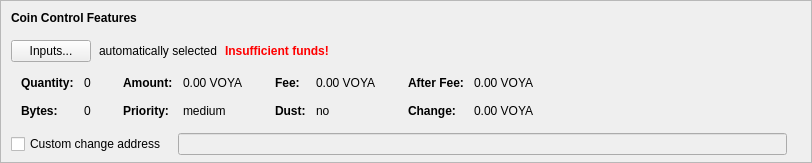
    <widget class="QFrame" name="frameCoinControl">
     <property name="sizePolicy">
      <sizepolicy hsizetype="Expanding" vsizetype="Expanding">
       <horstretch>0</horstretch>
       <verstretch>0</verstretch>
      </sizepolicy>
     </property>
     <property name="maximumSize">
      <size>
       <width>16777215</width>
       <height>16777215</height>
      </size>
     </property>
     <property name="frameShape">
      <enum>QFrame::StyledPanel</enum>
     </property>
     <property name="frameShadow">
      <enum>QFrame::Sunken</enum>
     </property>
     <layout class="QVBoxLayout" name="verticalLayoutCoinControl2">
      <property name="spacing">
       <number>0</number>
      </property>
      <property name="leftMargin">
       <number>0</number>
      </property>
      <property name="topMargin">
       <number>0</number>
      </property>
      <property name="rightMargin">
       <number>0</number>
      </property>
      <property name="bottomMargin">
       <number>6</number>
      </property>
      <item>
       <layout class="QVBoxLayout" name="verticalLayoutCoinControl" stretch="0,0,0,0,1">
        <property name="spacing">
         <number>0</number>
        </property>
        <property name="leftMargin">
         <number>10</number>
        </property>
        <property name="topMargin">
         <number>10</number>
        </property>
        <item>
         <layout class="QHBoxLayout" name="horizontalLayoutCoinControl1">
          <property name="bottomMargin">
           <number>15</number>
          </property>
          <item>
           <widget class="QLabel" name="labelCoinControlFeatures">
            <property name="sizePolicy">
             <sizepolicy hsizetype="Preferred" vsizetype="Maximum">
              <horstretch>0</horstretch>
              <verstretch>0</verstretch>
             </sizepolicy>
            </property>
            <property name="font">
             <font>
              <weight>75</weight>
              <bold>true</bold>
             </font>
            </property>
            <property name="styleSheet">
             <string notr="true">font-weight:bold;</string>
            </property>
            <property name="text">
             <string>Coin Control Features</string>
            </property>
           </widget>
          </item>
         </layout>
        </item>
        <item>
         <layout class="QHBoxLayout" name="horizontalLayoutCoinControl2" stretch="0,0,0,0">
          <property name="spacing">
           <number>8</number>
          </property>
          <property name="bottomMargin">
           <number>10</number>
          </property>
          <item>
           <widget class="QPushButton" name="pushButtonCoinControl">
            <property name="styleSheet">
             <string notr="true"/>
            </property>
            <property name="text">
             <string>Inputs...</string>
            </property>
            <property name="autoDefault">
             <bool>false</bool>
            </property>
           </widget>
          </item>
          <item>
           <widget class="QLabel" name="labelCoinControlAutomaticallySelected">
            <property name="text">
             <string>automatically selected</string>
            </property>
            <property name="margin">
             <number>5</number>
            </property>
           </widget>
          </item>
          <item>
           <widget class="QLabel" name="labelCoinControlInsuffFunds">
            <property name="font">
             <font>
              <weight>75</weight>
              <bold>true</bold>
             </font>
            </property>
            <property name="styleSheet">
             <string notr="true">color:red;font-weight:bold;</string>
            </property>
            <property name="text">
             <string>Insufficient funds!</string>
            </property>
            <property name="margin">
             <number>5</number>
            </property>
           </widget>
          </item>
          <item>
           <spacer name="horizontalSpacerCoinControl">
            <property name="orientation">
             <enum>Qt::Horizontal</enum>
            </property>
            <property name="sizeHint" stdset="0">
             <size>
              <width>40</width>
              <height>1</height>
             </size>
            </property>
           </spacer>
          </item>
         </layout>
        </item>
        <item>
         <widget class="QWidget" name="widgetCoinControl" native="true">
          <property name="sizePolicy">
           <sizepolicy hsizetype="Preferred" vsizetype="Preferred">
            <horstretch>0</horstretch>
            <verstretch>0</verstretch>
           </sizepolicy>
          </property>
          <property name="minimumSize">
           <size>
            <width>0</width>
            <height>0</height>
           </size>
          </property>
          <property name="styleSheet">
           <string notr="true"/>
          </property>
          <layout class="QHBoxLayout" name="horizontalLayoutCoinControl5">
           <property name="leftMargin">
            <number>0</number>
           </property>
           <property name="topMargin">
            <number>0</number>
           </property>
           <property name="rightMargin">
            <number>0</number>
           </property>
           <property name="bottomMargin">
            <number>0</number>
           </property>
           <item>
            <layout class="QHBoxLayout" name="horizontalLayoutCoinControl3" stretch="0,0,0,1">
             <property name="spacing">
              <number>20</number>
             </property>
             <property name="topMargin">
              <number>0</number>
             </property>
             <property name="bottomMargin">
              <number>10</number>
             </property>
             <item>
              <layout class="QFormLayout" name="formLayoutCoinControl1">
               <property name="horizontalSpacing">
                <number>10</number>
               </property>
               <property name="verticalSpacing">
                <number>14</number>
               </property>
               <property name="leftMargin">
                <number>10</number>
               </property>
               <property name="topMargin">
                <number>4</number>
               </property>
               <property name="rightMargin">
                <number>6</number>
               </property>
               <item row="0" column="0">
                <widget class="QLabel" name="labelCoinControlQuantityText">
                 <property name="font">
                  <font>
                   <weight>75</weight>
                   <bold>true</bold>
                  </font>
                 </property>
                 <property name="text">
                  <string>Quantity:</string>
                 </property>
                 <property name="margin">
                  <number>0</number>
                 </property>
                </widget>
               </item>
               <item row="0" column="1">
                <widget class="QLabel" name="labelCoinControlQuantity">
                 <property name="cursor">
                  <cursorShape>IBeamCursor</cursorShape>
                 </property>
                 <property name="contextMenuPolicy">
                  <enum>Qt::ActionsContextMenu</enum>
                 </property>
                 <property name="text">
                  <string notr="true">0</string>
                 </property>
                 <property name="margin">
                  <number>0</number>
                 </property>
                 <property name="textInteractionFlags">
                  <set>Qt::LinksAccessibleByMouse|Qt::TextSelectableByKeyboard|Qt::TextSelectableByMouse</set>
                 </property>
                </widget>
               </item>
               <item row="1" column="0">
                <widget class="QLabel" name="labelCoinControlBytesText">
                 <property name="font">
                  <font>
                   <weight>75</weight>
                   <bold>true</bold>
                  </font>
                 </property>
                 <property name="text">
                  <string>Bytes:</string>
                 </property>
                </widget>
               </item>
               <item row="1" column="1">
                <widget class="QLabel" name="labelCoinControlBytes">
                 <property name="cursor">
                  <cursorShape>IBeamCursor</cursorShape>
                 </property>
                 <property name="contextMenuPolicy">
                  <enum>Qt::ActionsContextMenu</enum>
                 </property>
                 <property name="text">
                  <string notr="true">0</string>
                 </property>
                 <property name="textInteractionFlags">
                  <set>Qt::LinksAccessibleByMouse|Qt::TextSelectableByKeyboard|Qt::TextSelectableByMouse</set>
                 </property>
                </widget>
               </item>
              </layout>
             </item>
             <item>
              <layout class="QFormLayout" name="formLayoutCoinControl2">
               <property name="horizontalSpacing">
                <number>10</number>
               </property>
               <property name="verticalSpacing">
                <number>14</number>
               </property>
               <property name="leftMargin">
                <number>6</number>
               </property>
               <property name="topMargin">
                <number>4</number>
               </property>
               <property name="rightMargin">
                <number>6</number>
               </property>
               <item row="0" column="0">
                <widget class="QLabel" name="labelCoinControlAmountText">
                 <property name="font">
                  <font>
                   <weight>75</weight>
                   <bold>true</bold>
                  </font>
                 </property>
                 <property name="text">
                  <string>Amount:</string>
                 </property>
                 <property name="margin">
                  <number>0</number>
                 </property>
                </widget>
               </item>
               <item row="0" column="1">
                <widget class="QLabel" name="labelCoinControlAmount">
                 <property name="cursor">
                  <cursorShape>IBeamCursor</cursorShape>
                 </property>
                 <property name="contextMenuPolicy">
                  <enum>Qt::ActionsContextMenu</enum>
                 </property>
                 <property name="text">
                  <string notr="true">0.00 VOYA</string>
                 </property>
                 <property name="textInteractionFlags">
                  <set>Qt::LinksAccessibleByMouse|Qt::TextSelectableByKeyboard|Qt::TextSelectableByMouse</set>
                 </property>
                </widget>
               </item>
               <item row="1" column="0">
                <widget class="QLabel" name="labelCoinControlPriorityText">
                 <property name="font">
                  <font>
                   <weight>75</weight>
                   <bold>true</bold>
                  </font>
                 </property>
                 <property name="text">
                  <string>Priority:</string>
                 </property>
                </widget>
               </item>
               <item row="1" column="1">
                <widget class="QLabel" name="labelCoinControlPriority">
                 <property name="cursor">
                  <cursorShape>IBeamCursor</cursorShape>
                 </property>
                 <property name="contextMenuPolicy">
                  <enum>Qt::ActionsContextMenu</enum>
                 </property>
                 <property name="text">
                  <string notr="true">medium</string>
                 </property>
                 <property name="textInteractionFlags">
                  <set>Qt::LinksAccessibleByMouse|Qt::TextSelectableByKeyboard|Qt::TextSelectableByMouse</set>
                 </property>
                </widget>
               </item>
              </layout>
             </item>
             <item>
              <layout class="QFormLayout" name="formLayoutCoinControl3">
               <property name="horizontalSpacing">
                <number>10</number>
               </property>
               <property name="verticalSpacing">
                <number>14</number>
               </property>
               <property name="leftMargin">
                <number>6</number>
               </property>
               <property name="topMargin">
                <number>4</number>
               </property>
               <property name="rightMargin">
                <number>6</number>
               </property>
               <item row="0" column="0">
                <widget class="QLabel" name="labelCoinControlFeeText">
                 <property name="font">
                  <font>
                   <weight>75</weight>
                   <bold>true</bold>
                  </font>
                 </property>
                 <property name="text">
                  <string>Fee:</string>
                 </property>
                 <property name="margin">
                  <number>0</number>
                 </property>
                </widget>
               </item>
               <item row="0" column="1">
                <widget class="QLabel" name="labelCoinControlFee">
                 <property name="cursor">
                  <cursorShape>IBeamCursor</cursorShape>
                 </property>
                 <property name="contextMenuPolicy">
                  <enum>Qt::ActionsContextMenu</enum>
                 </property>
                 <property name="text">
                  <string notr="true">0.00 VOYA</string>
                 </property>
                 <property name="textInteractionFlags">
                  <set>Qt::LinksAccessibleByMouse|Qt::TextSelectableByKeyboard|Qt::TextSelectableByMouse</set>
                 </property>
                </widget>
               </item>
               <item row="1" column="0">
                <widget class="QLabel" name="labelCoinControlLowOutputText">
                 <property name="font">
                  <font>
                   <weight>75</weight>
                   <bold>true</bold>
                  </font>
                 </property>
                 <property name="text">
                  <string>Dust:</string>
                 </property>
                </widget>
               </item>
               <item row="1" column="1">
                <widget class="QLabel" name="labelCoinControlLowOutput">
                 <property name="cursor">
                  <cursorShape>IBeamCursor</cursorShape>
                 </property>
                 <property name="contextMenuPolicy">
                  <enum>Qt::ActionsContextMenu</enum>
                 </property>
                 <property name="text">
                  <string notr="true">no</string>
                 </property>
                 <property name="textInteractionFlags">
                  <set>Qt::LinksAccessibleByMouse|Qt::TextSelectableByKeyboard|Qt::TextSelectableByMouse</set>
                 </property>
                </widget>
               </item>
              </layout>
             </item>
             <item>
              <layout class="QFormLayout" name="formLayoutCoinControl4">
               <property name="horizontalSpacing">
                <number>10</number>
               </property>
               <property name="verticalSpacing">
                <number>14</number>
               </property>
               <property name="leftMargin">
                <number>6</number>
               </property>
               <property name="topMargin">
                <number>4</number>
               </property>
               <property name="rightMargin">
                <number>6</number>
               </property>
               <item row="0" column="0">
                <widget class="QLabel" name="labelCoinControlAfterFeeText">
                 <property name="font">
                  <font>
                   <weight>75</weight>
                   <bold>true</bold>
                  </font>
                 </property>
                 <property name="text">
                  <string>After Fee:</string>
                 </property>
                 <property name="margin">
                  <number>0</number>
                 </property>
                </widget>
               </item>
               <item row="0" column="1">
                <widget class="QLabel" name="labelCoinControlAfterFee">
                 <property name="cursor">
                  <cursorShape>IBeamCursor</cursorShape>
                 </property>
                 <property name="contextMenuPolicy">
                  <enum>Qt::ActionsContextMenu</enum>
                 </property>
                 <property name="text">
                  <string notr="true">0.00 VOYA</string>
                 </property>
                 <property name="textInteractionFlags">
                  <set>Qt::LinksAccessibleByMouse|Qt::TextSelectableByKeyboard|Qt::TextSelectableByMouse</set>
                 </property>
                </widget>
               </item>
               <item row="1" column="0">
                <widget class="QLabel" name="labelCoinControlChangeText">
                 <property name="font">
                  <font>
                   <weight>75</weight>
                   <bold>true</bold>
                  </font>
                 </property>
                 <property name="text">
                  <string>Change:</string>
                 </property>
                </widget>
               </item>
               <item row="1" column="1">
                <widget class="QLabel" name="labelCoinControlChange">
                 <property name="cursor">
                  <cursorShape>IBeamCursor</cursorShape>
                 </property>
                 <property name="contextMenuPolicy">
                  <enum>Qt::ActionsContextMenu</enum>
                 </property>
                 <property name="text">
                  <string notr="true">0.00 VOYA</string>
                 </property>
                 <property name="textInteractionFlags">
                  <set>Qt::LinksAccessibleByMouse|Qt::TextSelectableByKeyboard|Qt::TextSelectableByMouse</set>
                 </property>
                </widget>
               </item>
              </layout>
             </item>
            </layout>
           </item>
          </layout>
         </widget>
        </item>
        <item>
         <layout class="QHBoxLayout" name="horizontalLayoutCoinControl4" stretch="0,0,0">
          <property name="spacing">
           <number>12</number>
          </property>
          <property name="sizeConstraint">
           <enum>QLayout::SetDefaultConstraint</enum>
          </property>
          <property name="topMargin">
           <number>5</number>
          </property>
          <property name="rightMargin">
           <number>5</number>
          </property>
          <item>
           <widget class="QCheckBox" name="checkBoxCoinControlChange">
            <property name="toolTip">
             <string>If this is activated, but the change address is empty or invalid, change will be sent to a newly generated address.</string>
            </property>
            <property name="text">
             <string>Custom change address</string>
            </property>
           </widget>
          </item>
          <item>
           <widget class="QValidatedLineEdit" name="lineEditCoinControlChange">
            <property name="enabled">
             <bool>false</bool>
            </property>
            <property name="sizePolicy">
             <sizepolicy hsizetype="Expanding" vsizetype="Fixed">
              <horstretch>0</horstretch>
              <verstretch>0</verstretch>
             </sizepolicy>
            </property>
           </widget>
          </item>
          <item>
           <widget class="QLabel" name="labelCoinControlChangeLabel">
            <property name="sizePolicy">
             <sizepolicy hsizetype="Preferred" vsizetype="Expanding">
              <horstretch>0</horstretch>
              <verstretch>0</verstretch>
             </sizepolicy>
            </property>
            <property name="minimumSize">
             <size>
              <width>0</width>
              <height>0</height>
             </size>
            </property>
            <property name="text">
             <string/>
            </property>
            <property name="margin">
             <number>3</number>
            </property>
           </widget>
          </item>
         </layout>
        </item>
        <item>
         <spacer name="verticalSpacerCoinControl">
          <property name="orientation">
           <enum>Qt::Vertical</enum>
          </property>
          <property name="sizeHint" stdset="0">
           <size>
            <width>800</width>
            <height>1</height>
           </size>
          </property>
         </spacer>
        </item>
       </layout>
      </item>
     </layout>
    </widget>
